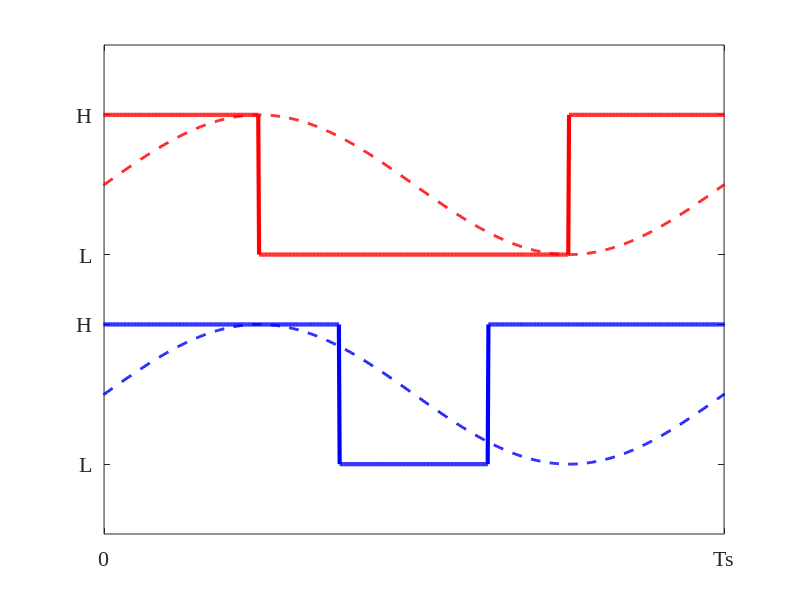

The MATLAB script that drew this image: (Note: this script raises an error after producing the figure.)
clear ;
clc;
tic;
%% Time array
ma = 0.6;
fout = 50; % Hz
fsw = 100000; % Hz
Tstep = (1/fsw)/800; % s
Ts = Tstep; % s
Tfinal =1/fout ; % s
time_array = 0:Tstep:Tfinal-Tstep;
NumberofSteps = numel(time_array);
%Generate switching signals
The_c=0;
The_f=-pi/2;
phaseA=The_f+0;
phaseB=The_f-2*pi/3;
phaseC=The_f+2*pi/3;
VrefA = ma*cos(2*pi*fout*time_array+phaseA);
VrefB = ma*cos(2*pi*fout*time_array+phaseB);
VrefC = ma*cos(2*pi*fout*time_array+phaseC);
Vtriang = zeros(1, NumberofSteps);
for k = 1:Tfinal*fsw
   Triang_temp = triang(1/(Ts*fsw));
   Vtriang((length(Triang_temp)*(k-1)+1:k/(Tstep*fsw))) = (Triang_temp*2)-1;
end

carrierPhA=0;
carrierPhB=0;
carrierPhC=0;
carA= round(carrierPhA/(fsw*Ts)/360);
if carA==0
    carA=1;
end
carB= round(carrierPhB/(fsw*Ts)/360);
if carB==0
    carB=1;
end
carC= round(carrierPhC/(fsw*Ts)/360);
if carC==0
    carC=1;
end

VcarrierA = [ Vtriang(carA:end), zeros(1,carA-1)];
VcarrierB = [ Vtriang(carB:end), zeros(1,carB-1)];
VcarrierC = [ Vtriang(carC:end), zeros(1,carC-1)];


SA = double(VrefA > VcarrierA);
SB = double(VrefB > VcarrierB);
SC = double(VrefC > VcarrierC);

%%
figure1=figure();
axes1 = axes('Parent',figure1);
hold(axes1,'on');

plot(time_array,SA+1.5,'Linewidth',3,'Color','r')
hold on;
plot(time_array,SB,'Linewidth',3,'Color','b')
hold on;
% plot(time_array,SC-2,'Linewidth',3,'Color','m')


Tfinalx=0.00675;
Tfinalx=0.01;
xlimH= Tfinalx+1/fsw;
xlim([Tfinalx xlimH])
ylim([-0.5 3])

hold on; 
plot(time_array,2+(sin(2*pi*fsw*time_array)/2),'Linewidth',2,'Color','r','LineStyle','--')
hold on;
plot(time_array,0.5+(sin(2*pi*fsw*time_array)/2),'Linewidth',2,'Color','b','LineStyle','--')

% xticklabels({'Ts','','Ts'})

box(axes1,'on');
hold(axes1,'off');
% Set the remaining axes properties
set(axes1,'XTick',[Tfinalx xlimH],'XTickLabel',{'0','Ts'},'FontName','TimesNewRoman','FontSize',20);
set(axes1,'YTick',[ 0 1 1.5 2.5],'YTickLabel',{'L','H','L','H'},'FontName','TimesNewRoman','FontSize',16);



legend1 = legend(axes1,'show',{'S_A','S_B'},'FontName','TimesNewRoman','FontSize',16);
set(legend1,...
    'Location','Best',...
    'EdgeColor','none',...
    'Color','none');
